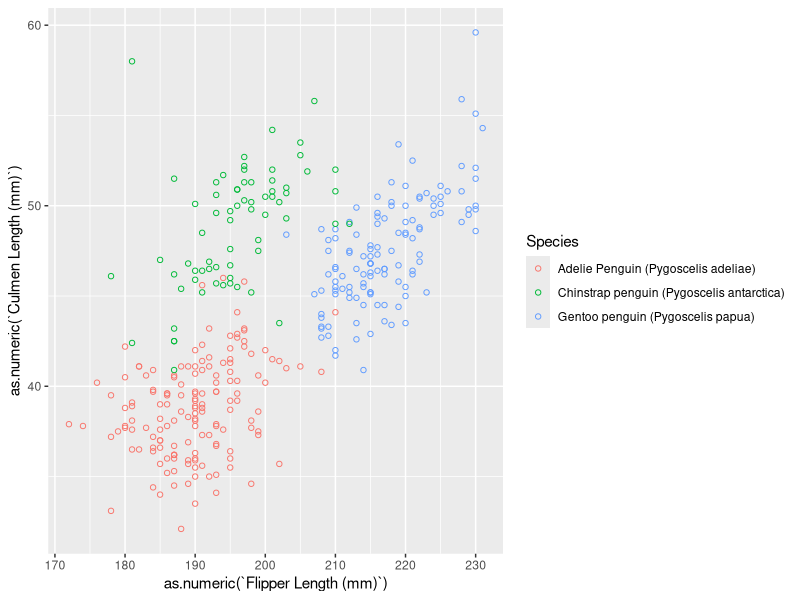

Write R code to recreate this figure.
## ---- chunk 1
knitr::opts_chunk$set(echo = TRUE)

## ---- chunk 2
random_sample<-rnorm(10)
###a random sample of size 10 from a standard Normal distribution
logical_vector<-random_sample>0
##a logical vector indicating whether elements of the sample are greater than 0
char_vector<-rep("10",10)
##a character vector of length 10
factor_vector<-c("1","2","3","1","2","3","1","2","3","1")
factor_vector<-as.factor(factor_vector)
##a factor vector of length 10, with 3 different factor “levels”
dataFrame_problem1<-data.frame(random_sample,logical_vector,char_vector,factor_vector)
##take the mean of a variable in a dataframe
library(tidyverse)
mean(pull(dataFrame_problem1,1))
##numeric can get mean
mean(pull(dataFrame_problem1,2))
##logical can get mean
mean(pull(dataFrame_problem1,3))
mean(as.numeric(pull(dataFrame_problem1,3)))
##char cannot get mean
mean(pull(dataFrame_problem1,4))
mean(as.numeric(pull(dataFrame_problem1,4)))
##char cannot get mean
## ---- chunk 3
install.packages("palmerpenguins")
data("penguins", package = "palmerpenguins")
summary(penguins_raw)
str(penguins_raw)
nrow(penguins_raw)
ncol(penguins_raw)
complete_penguins_raw<-penguins_raw[complete.cases(penguins_raw$`Flipper Length (mm)`),]
mean(as.numeric(complete_penguins_raw$`Flipper Length (mm)`))
penguins_raw$`Culmen Length (mm)`
library(ggplot2)
plot<-ggplot(penguins_raw, aes(x=as.numeric(`Flipper Length (mm)`), y=as.numeric(`Culmen Length (mm)`),color=Species))+ geom_point(shape=1) 
ggsave("Problem2 penguins' data plot",device="pdf",plot)

